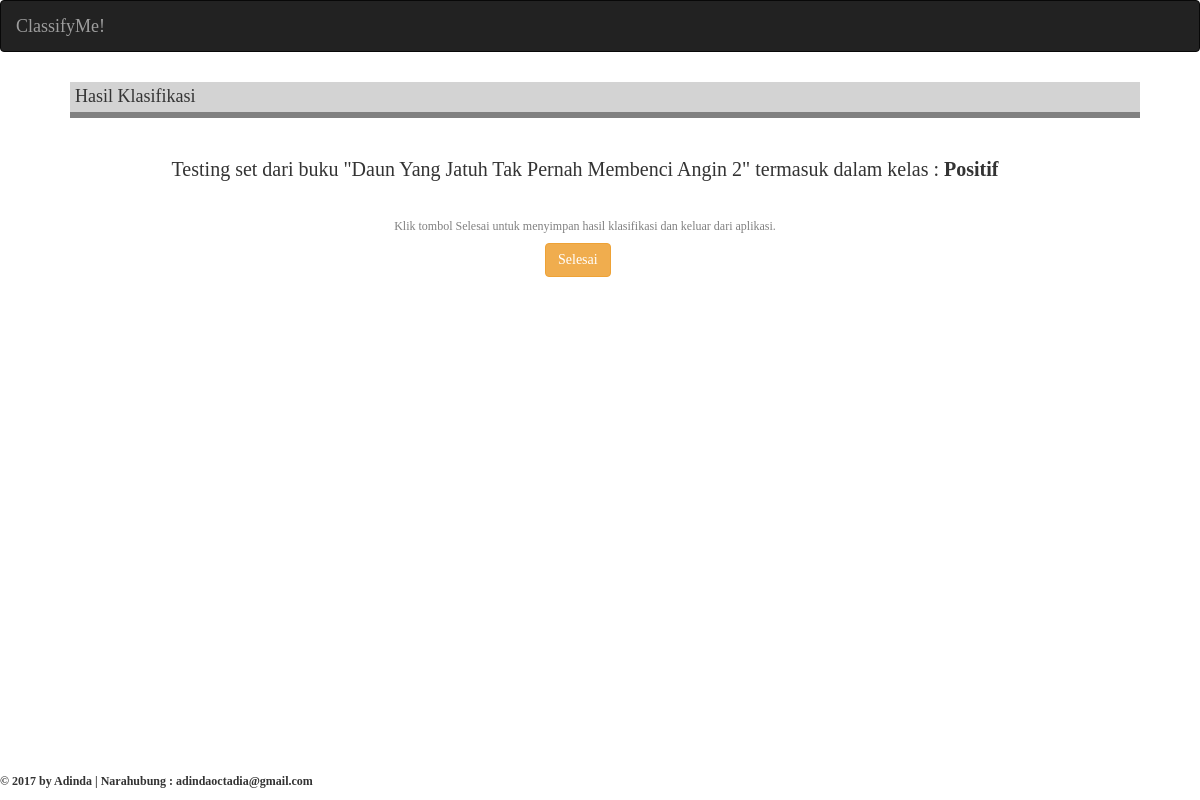
Page /classifyme/input/data/43/hasil/ on the committed database.
### classifyme/models.py (models this page shows, shortened)
class Buku(models.Model):
    penulis = models.CharField(max_length=20)
    judul = models.CharField(max_length=100)
    penerbit = models.CharField(max_length=30)
    tahun_terbit = models.CharField(max_length=4)
    training_set_positif = models.ForeignKey(TrainingSetPos, null=True)
    training_set_negatif = models.ForeignKey(TrainingSetNeg, null=True)
    testing_set = models.FileField(blank=True, null=True, upload_to='files/%Y/%m/%d/')
    priors_pos = models.FloatField(blank=True, null=True)
    priors_neg = models.FloatField(blank=True, null=True)
    hasil_pos = models.FloatField(blank=True, null=True)
    hasil_neg = models.FloatField(blank=True, null=True)
    hasil_klasifikasi = models.CharField(max_length=20, blank=True, null=True)

### classifyme/views.py (the view)
# urls.py: url(r'^classifyme/input/data/(?P<buku_id>\d+)/hasil/$', views.hasil, name='hasil'),
def hasil(request, buku_id):
    context = {}
    selected_buku = Buku.objects.get(id=int(buku_id))
    context['buku'] = selected_buku
    if selected_buku.hasil_pos > selected_buku.hasil_neg:
        hasil_akhir = "Positif"
    elif selected_buku.hasil_pos < selected_buku.hasil_neg:
        hasil_akhir = "Negatif"
    else:
        hasil_akhir = "Tidak Terdefinisi"
    context['hasil_akhir'] = hasil_akhir
    selected_hasil = Buku.objects.get(id=int(buku_id))
    selected_hasil.hasil_klasifikasi = hasil_akhir
    selected_hasil.save()
    return render(request, 'classifyme/hasil.html', context)

### templates/classifyme/hasil.html
{% extends 'classifyme/base.html' %}
{% block content %}
<div class="content container">
  <div class="row">
    <div class="col-md-12">
      <h4 style="margin-left: 40px; border-bottom: 6px solid grey; background-color: lightgrey; padding: 5px;">Hasil Klasifikasi</h4>
      <br>
        <h5 style="text-align: center; font-size: 20px;">Testing set dari buku "{{ buku.judul }}" termasuk dalam kelas : <strong>{{ hasil_akhir }}<strong></h5>
        <br>
        <h6 style="text-align: center; color: grey;">Klik tombol Selesai untuk menyimpan hasil klasifikasi dan keluar dari aplikasi.</h5>
        <a href="{% url 'classifyme:input' %}" class="save btn btn-warning" role="button" style="margin-left: 515px;">Selesai</a>
        <br>
        <br>
        <br>
    </div>
  </div>
</div>
{% endblock %}

### static/classifyme.css (style rules this page uses)
body { font-family: "Lobster", cursive; margin: 0; width: 100%; height: 100%; }
.row { display: table; width: 100%; }

### rows in the picture
Buku: judul "Daun Yang Jatuh Tak Pernah Membenci Angin 2", hasil_klasifikasi "Positif"
